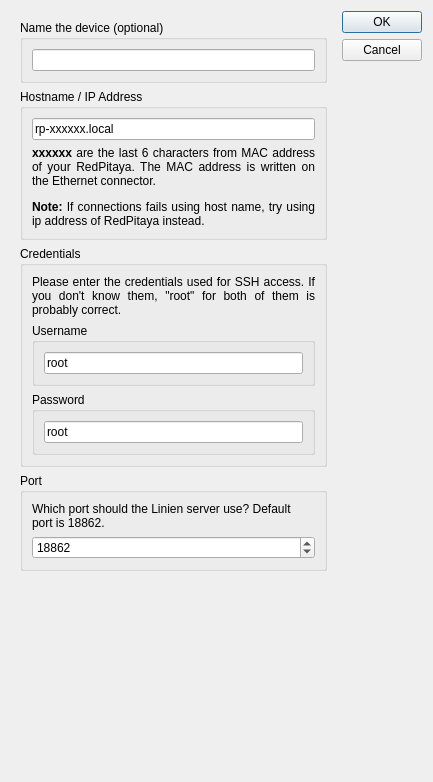
<?xml version="1.0" encoding="UTF-8"?>
<ui version="4.0">
 <class>NewDeviceDialog</class>
 <widget class="QDialog" name="NewDeviceDialog">
  <property name="geometry">
   <rect>
    <x>0</x>
    <y>0</y>
    <width>433</width>
    <height>782</height>
   </rect>
  </property>
  <property name="windowTitle">
   <string>Dialog</string>
  </property>
  <layout class="QHBoxLayout" name="horizontalLayout">
   <item>
    <widget class="QWidget" name="newDeviceDialogCenter" native="true">
     <layout class="QHBoxLayout" name="horizontalLayout_3">
      <item>
       <layout class="QVBoxLayout" name="verticalLayout">
        <item>
         <widget class="QGroupBox" name="groupBox_4">
          <property name="sizePolicy">
           <sizepolicy hsizetype="Preferred" vsizetype="Maximum">
            <horstretch>0</horstretch>
            <verstretch>0</verstretch>
           </sizepolicy>
          </property>
          <property name="title">
           <string>Name the device (optional)</string>
          </property>
          <layout class="QVBoxLayout" name="verticalLayout_5">
           <item>
            <widget class="QLineEdit" name="deviceName"/>
           </item>
          </layout>
         </widget>
        </item>
        <item>
         <widget class="QGroupBox" name="groupBox">
          <property name="sizePolicy">
           <sizepolicy hsizetype="Preferred" vsizetype="Maximum">
            <horstretch>0</horstretch>
            <verstretch>0</verstretch>
           </sizepolicy>
          </property>
          <property name="title">
           <string>Hostname / IP Address</string>
          </property>
          <layout class="QVBoxLayout" name="verticalLayout_2">
           <item>
            <widget class="QLineEdit" name="host">
             <property name="text">
              <string>rp-xxxxxx.local</string>
             </property>
            </widget>
           </item>
           <item>
            <widget class="QLabel" name="explainHostLabel">
             <property name="text">
              <string>&lt;html&gt;&lt;head/&gt;&lt;body&gt;&lt;p&gt;&lt;span style=&quot; font-weight:600;&quot;&gt;xxxxxx&lt;/span&gt; are the last 6 characters from MAC address of your RedPitaya. The MAC address is written on the Ethernet connector.&lt;/p&gt;&lt;p&gt;&lt;span style=&quot; font-weight:600;&quot;&gt;Note:&lt;/span&gt; If connections fails using host name, try using ip address of RedPitaya instead.&lt;/p&gt;&lt;/body&gt;&lt;/html&gt;</string>
             </property>
             <property name="alignment">
              <set>Qt::AlignJustify|Qt::AlignVCenter</set>
             </property>
             <property name="wordWrap">
              <bool>true</bool>
             </property>
            </widget>
           </item>
          </layout>
         </widget>
        </item>
        <item>
         <widget class="QGroupBox" name="groupBox_6">
          <property name="sizePolicy">
           <sizepolicy hsizetype="Preferred" vsizetype="Maximum">
            <horstretch>0</horstretch>
            <verstretch>0</verstretch>
           </sizepolicy>
          </property>
          <property name="title">
           <string>Credentials</string>
          </property>
          <layout class="QVBoxLayout" name="verticalLayout_7">
           <item>
            <widget class="QLabel" name="label">
             <property name="text">
              <string>Please enter the credentials used for SSH access. If you don't know them, &quot;root&quot; for both of them is probably correct.</string>
             </property>
             <property name="alignment">
              <set>Qt::AlignJustify|Qt::AlignVCenter</set>
             </property>
             <property name="wordWrap">
              <bool>true</bool>
             </property>
            </widget>
           </item>
           <item>
            <widget class="QGroupBox" name="groupBox_2">
             <property name="sizePolicy">
              <sizepolicy hsizetype="Preferred" vsizetype="Maximum">
               <horstretch>0</horstretch>
               <verstretch>0</verstretch>
              </sizepolicy>
             </property>
             <property name="title">
              <string>Username</string>
             </property>
             <layout class="QVBoxLayout" name="verticalLayout_3">
              <item>
               <widget class="QLineEdit" name="username">
                <property name="text">
                 <string>root</string>
                </property>
               </widget>
              </item>
             </layout>
            </widget>
           </item>
           <item>
            <widget class="QGroupBox" name="groupBox_3">
             <property name="title">
              <string>Password</string>
             </property>
             <layout class="QVBoxLayout" name="verticalLayout_4">
              <item>
               <widget class="QLineEdit" name="password">
                <property name="sizePolicy">
                 <sizepolicy hsizetype="Expanding" vsizetype="Fixed">
                  <horstretch>0</horstretch>
                  <verstretch>0</verstretch>
                 </sizepolicy>
                </property>
                <property name="text">
                 <string>root</string>
                </property>
               </widget>
              </item>
             </layout>
            </widget>
           </item>
          </layout>
         </widget>
        </item>
        <item>
         <widget class="QGroupBox" name="groupBox_5">
          <property name="sizePolicy">
           <sizepolicy hsizetype="Preferred" vsizetype="Maximum">
            <horstretch>0</horstretch>
            <verstretch>0</verstretch>
           </sizepolicy>
          </property>
          <property name="title">
           <string>Port</string>
          </property>
          <layout class="QVBoxLayout" name="verticalLayout_6">
           <item>
            <widget class="QLabel" name="label_2">
             <property name="text">
              <string>Which port should the Linien server use? Default port is 18862.</string>
             </property>
             <property name="wordWrap">
              <bool>true</bool>
             </property>
            </widget>
           </item>
           <item>
            <widget class="QSpinBox" name="port">
             <property name="minimum">
              <number>1025</number>
             </property>
             <property name="maximum">
              <number>65535</number>
             </property>
             <property name="value">
              <number>18862</number>
             </property>
            </widget>
           </item>
          </layout>
         </widget>
        </item>
        <item>
         <spacer name="verticalSpacer">
          <property name="orientation">
           <enum>Qt::Vertical</enum>
          </property>
          <property name="sizeHint" stdset="0">
           <size>
            <width>20</width>
            <height>40</height>
           </size>
          </property>
         </spacer>
        </item>
       </layout>
      </item>
     </layout>
    </widget>
   </item>
   <item>
    <widget class="QDialogButtonBox" name="buttonBox">
     <property name="autoFillBackground">
      <bool>false</bool>
     </property>
     <property name="styleSheet">
      <string notr="true"/>
     </property>
     <property name="orientation">
      <enum>Qt::Vertical</enum>
     </property>
     <property name="standardButtons">
      <set>QDialogButtonBox::Cancel|QDialogButtonBox::Ok</set>
     </property>
    </widget>
   </item>
  </layout>
 </widget>
 <resources/>
 <connections>
  <connection>
   <sender>buttonBox</sender>
   <signal>accepted()</signal>
   <receiver>NewDeviceDialog</receiver>
   <slot>accept()</slot>
   <hints>
    <hint type="sourcelabel">
     <x>248</x>
     <y>254</y>
    </hint>
    <hint type="destinationlabel">
     <x>157</x>
     <y>274</y>
    </hint>
   </hints>
  </connection>
  <connection>
   <sender>buttonBox</sender>
   <signal>rejected()</signal>
   <receiver>NewDeviceDialog</receiver>
   <slot>reject()</slot>
   <hints>
    <hint type="sourcelabel">
     <x>316</x>
     <y>260</y>
    </hint>
    <hint type="destinationlabel">
     <x>286</x>
     <y>274</y>
    </hint>
   </hints>
  </connection>
  <connection>
   <sender>buttonBox</sender>
   <signal>accepted()</signal>
   <receiver>NewDeviceDialog</receiver>
   <slot>add_new_device()</slot>
   <hints>
    <hint type="sourcelabel">
     <x>264</x>
     <y>102</y>
    </hint>
    <hint type="destinationlabel">
     <x>158</x>
     <y>171</y>
    </hint>
   </hints>
  </connection>
 </connections>
 <slots>
  <slot>add_new_device()</slot>
  <slot>slot2()</slot>
 </slots>
</ui>
